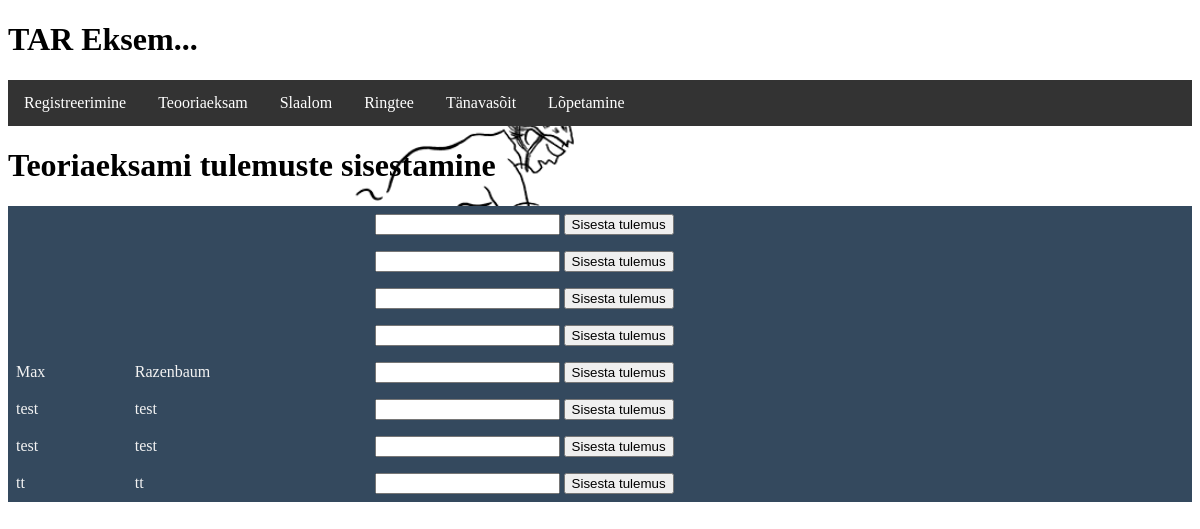
/jalgrataeksam/Teooriaeksam.php, run on the app's committed database.
### tables this page shows
CREATE TABLE `jalgrattaeksam` (
  `id` int(11) NOT NULL,
  `eesnimi` varchar(30) DEFAULT NULL,
  `perekonnanimi` varchar(30) DEFAULT NULL,
  `teooriatulemus` int(11) DEFAULT -1,
  `slaalom` int(11) DEFAULT -1,
  `ringtee` int(11) DEFAULT -1,
  `t2nav` int(11) DEFAULT -1,
  `luba` int(11) DEFAULT -1
);

### jalgrataeksam/Teooriaeksam.php (the view, shortened to what this page needs)
<?php
require_once("konf.php");
$kask=$yhendus->prepare("SELECT id, eesnimi, perekonnanimi   FROM jalgrattaeksam WHERE teooriatulemus=-1");
$kask->bind_result($id, $eesnimi, $perekonnanimi);
$kask->execute();
?>
<!doctype html>
<html>
<head>
</head>
<body>
<header>
    <h1>TAR Eksem...</h1>
    <link rel="stylesheet" href="style.css">
</header>
<?php
include('Navigation.php')
?>
<h1>Teoriaeksami tulemuste sisestamine</h1>
<table>
    <?php
    while($kask->fetch()){
        echo "
 <tr>
 <td>$eesnimi</td>
 <td>$perekonnanimi</td>
 <td><form action='?'>
 <input type='hidden' name='id' value='$id' />
 <input type='text' name='teooriatulemus' />
 <input type='submit' value='Sisesta tulemus' />
 </form>
 </td>
</tr>
 ";
    }
    ?>
</table>
</body>
</html>

### jalgrataeksam/style.css (style rules this page uses)
table { width: 100%; border-collapse: collapse; background: #34495e; color: #f3f3f3; }
td, th { padding: 8px; text-align: left; }
body { color: black; background-image: url("giphy.gif"); background-size: 80%; }

### data on the page
jalgrattaeksam: eesnimi "Max", perekonnanimi "Razenbaum"
jalgrattaeksam: eesnimi "test", perekonnanimi "test"
jalgrattaeksam: eesnimi "test", perekonnanimi "test"
jalgrattaeksam: eesnimi "tt", perekonnanimi "tt"
